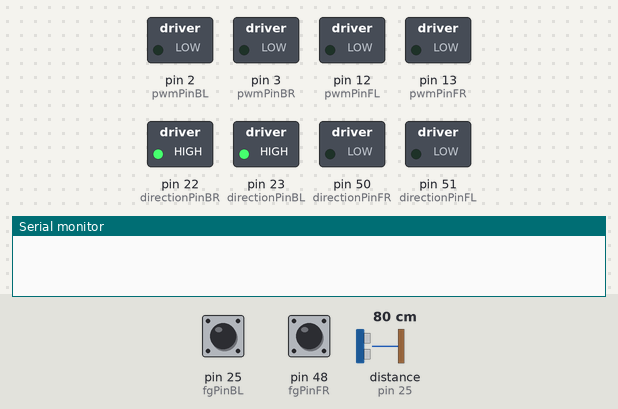
Simulated run of this sketch. Board: Arduino Mega 2560, built with avr-gcc and run on an emulated ATmega2560. Parts: switched loads named in the sketch (green lamp = pin HIGH), the last lines printed to the serial monitor. The test bench sets the inputs (shaded band); at power-on: pin 48 (fgPinFR) LOW, pin 25 (fgPinBL) LOW, distance to the obstacle (sensor on pin 25) 80 cm. The echo pulse lasts 58.3 µs per cm.

Above: at 6.2 s.
6.3 s: pin 48 (fgPinFR) pulsed HIGH 2 times (0.12 s each, 0.3 s apart)
At 9.3 s:
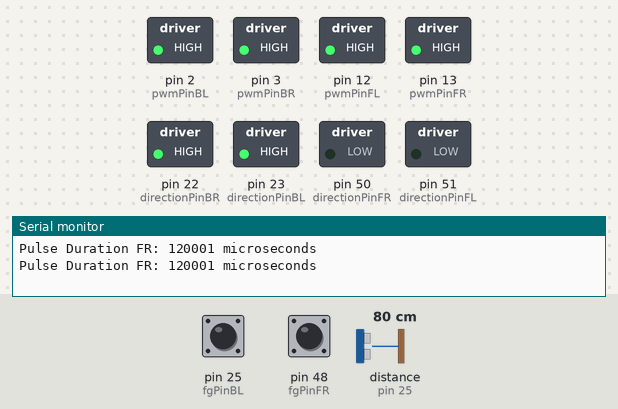
9.9 s: pin 25 (fgPinBL) pulsed HIGH 5 times (0.12 s each, 0.3 s apart)
At 22.8 s:
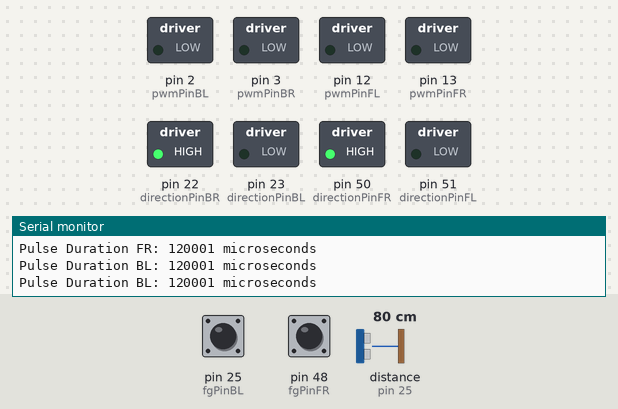
At 30.2 s:
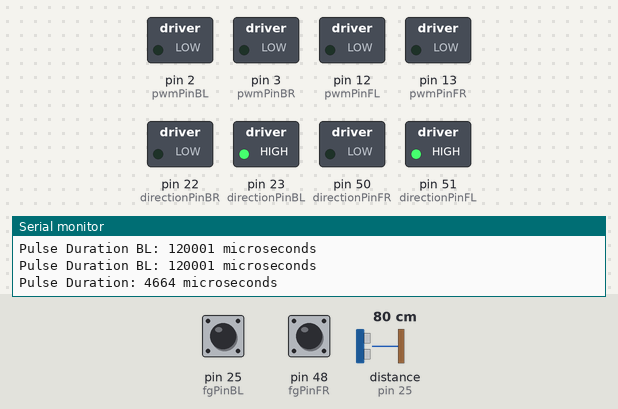
Timing chart, 0 to 30.9 s (numbered marks = the images above; inputs shaded):
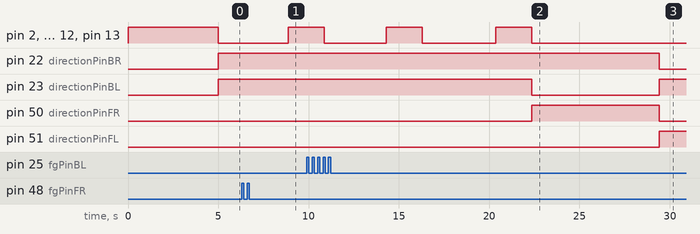

The sketch:

Wheels.ino
```cpp
//BLUE - PWM - orange
//BLACK - POWER -ve
//YELLOW - DIRECTION - purple
//GREEN - FG - grey
//RED - POWER +v


int pwmPinBL = 2;
int directionPinBL = 23;
int fgPinBL = 25;

int pwmPinBR = 3;
int directionPinBR = 22;
int fgPinBR = 24;

int pwmPinFL = 12;
int directionPinFL = 51;
int fgPinFL = 49;

int pwmPinFR = 13;
int directionPinFR = 50;
int fgPinFR = 48;

void setup() {
  // Set the direction and PWM pins as outputs
  Serial.begin(9600);

  pinMode(pwmPinBL, OUTPUT);
  pinMode(directionPinBL, OUTPUT);
  pinMode(fgPinBL, INPUT);

  pinMode(pwmPinBR, OUTPUT);
  pinMode(directionPinBR, OUTPUT);
  pinMode(fgPinBR, INPUT);

  pinMode(pwmPinFL, OUTPUT);
  pinMode(directionPinFL, OUTPUT);
  pinMode(fgPinFL, INPUT);

  pinMode(pwmPinFR, OUTPUT);
  pinMode(directionPinFR, OUTPUT);
  pinMode(fgPinFR, INPUT);

  /// Stop all motors
  analogWrite(pwmPinBR, 255);
  analogWrite(pwmPinBL, 255);
  analogWrite(pwmPinFR, 255);
  analogWrite(pwmPinFL, 255);

  delay(5000);
}

void loop() {
  right(450);
  delay(2000);
  right(70);
  delay(2000);
  right(70);
  delay(2000);
  forward(3050);
  backward(20);
  delay(5000);
  forward(400);
  delay(5000);
  }

void forward(unsigned long duration) {
  // Set all directions to forward
  digitalWrite(directionPinBL, LOW);
  digitalWrite(directionPinBR, HIGH);
  digitalWrite(directionPinFL, LOW);
  digitalWrite(directionPinFR, HIGH);

  // Drive all motors at full speed (255)
  analogWrite(pwmPinBR, 0);
  analogWrite(pwmPinBL, 0);
  analogWrite(pwmPinFR, 0);
  analogWrite(pwmPinFL, 0);

  // Measure how long the signal stays HIGH
  unsigned long pulseDurationBL = pulseIn(fgPinBL, HIGH);  // Measure HIGH pulse duration in microseconds
  // Print the measured pulse duration
  if (pulseDurationBL > 0) {
    Serial.print("Pulse Duration: ");
    Serial.print(pulseDurationBL);
    Serial.println(" microseconds");
  }
  // Measure how long the signal stays HIGH
  unsigned long pulseDurationFR = pulseIn(fgPinFR, HIGH);  // Measure HIGH pulse duration in microseconds
  // Print the measured pulse duration
  if (pulseDurationFR > 0) {
    Serial.print("Pulse Duration: ");
    Serial.print(pulseDurationFR);
    Serial.println(" microseconds");
  }
  // Measure how long the signal stays HIGH
  unsigned long pulseDurationFL = pulseIn(fgPinBL, HIGH);  // Measure HIGH pulse duration in microseconds
  // Print the measured pulse duration
  if (pulseDurationBL > 0) {
    Serial.print("Pulse Duration: ");
    Serial.print(pulseDurationBL);
    Serial.println(" microseconds");
  }
  // Measure how long the signal stays HIGH
  unsigned long pulseDurationBR = pulseIn(fgPinFR, HIGH);  // Measure HIGH pulse duration in microseconds
  // Print the measured pulse duration
  if (pulseDurationFR > 0) {
    Serial.print("Pulse Duration: ");
    Serial.print(pulseDurationFR);
    Serial.println(" microseconds");
  }

  delay(duration);

  /// Stop all motors
  analogWrite(pwmPinBR, 255);
  analogWrite(pwmPinBL, 255);
  analogWrite(pwmPinFR, 255);
  analogWrite(pwmPinFL, 255);
}

void backward(unsigned long duration) {
  // Set all directions to forward
  digitalWrite(directionPinBL, HIGH);
  digitalWrite(directionPinBR, LOW);
  digitalWrite(directionPinFL, HIGH);
  digitalWrite(directionPinFR, LOW);

  // Drive all motors at full speed (0)
  analogWrite(pwmPinBR, 0);
  analogWrite(pwmPinBL, 0);
  analogWrite(pwmPinFR, 0);
  analogWrite(pwmPinFL, 0);

  // Measure how long the signal stays HIGH
  unsigned long pulseDurationBL = pulseIn(fgPinBL, HIGH);  // Measure HIGH pulse duration in microseconds
  // Print the measured pulse duration
  if (pulseDurationBL > 0) {
    Serial.print("Pulse Duration: ");
    Serial.print(pulseDurationBL);
    Serial.println(" microseconds");
  }
  // Measure how long the signal stays HIGH
  unsigned long pulseDurationFR = pulseIn(fgPinFR, HIGH);  // Measure HIGH pulse duration in microseconds
  // Print the measured pulse duration
  if (pulseDurationFR > 0) {
    Serial.print("Pulse Duration: ");
    Serial.print(pulseDurationFR);
    Serial.println(" microseconds");
  }
  // Measure how long the signal stays HIGH
  unsigned long pulseDurationFL = pulseIn(fgPinBL, HIGH);  // Measure HIGH pulse duration in microseconds
  // Print the measured pulse duration
  if (pulseDurationBL > 0) {
    Serial.print("Pulse Duration: ");
    Serial.print(pulseDurationBL);
    Serial.println(" microseconds");
  }
  // Measure how long the signal stays HIGH
  unsigned long pulseDurationBR = pulseIn(fgPinFR, HIGH);  // Measure HIGH pulse duration in microseconds
  // Print the measured pulse duration
  if (pulseDurationFR > 0) {
    Serial.print("Pulse Duration: ");
    Serial.print(pulseDurationFR);
    Serial.println(" microseconds");
  }

  // Run for the specified duration
  delay(duration);

  // Stop all motors
  analogWrite(pwmPinBR, 255);
  analogWrite(pwmPinBL, 255);
  analogWrite(pwmPinFR, 255);
  analogWrite(pwmPinFL, 255);


}

void right(unsigned long duration) {
  // Set all directions to forward
  digitalWrite(directionPinBL, HIGH);
  digitalWrite(directionPinBR, HIGH);
  digitalWrite(directionPinFL, LOW);
  digitalWrite(directionPinFR, LOW);

  // Drive all motors at full speed (0)
  analogWrite(pwmPinBR, 0);
  analogWrite(pwmPinBL, 0);
  analogWrite(pwmPinFR, 0);
  analogWrite(pwmPinFL, 0);

  // Measure how long the signal stays HIGH
  unsigned long pulseDurationBL = pulseIn(fgPinBL, HIGH);  // Measure HIGH pulse duration in microseconds
  // Print the measured pulse duration
  if (pulseDurationBL > 0) {
    Serial.print("Pulse Duration BL: ");
    Serial.print(pulseDurationBL);
    Serial.println(" microseconds");
  }
  // Measure how long the signal stays HIGH
  unsigned long pulseDurationFR = pulseIn(fgPinFR, HIGH);  // Measure HIGH pulse duration in microseconds
  // Print the measured pulse duration
  if (pulseDurationFR > 0) {
    Serial.print("Pulse Duration FR: ");
    Serial.print(pulseDurationFR);
    Serial.println(" microseconds");
  }
  // Measure how long the signal stays HIGH
  unsigned long pulseDurationFL = pulseIn(fgPinBL, HIGH);  // Measure HIGH pulse duration in microseconds
  // Print the measured pulse duration
  if (pulseDurationBL > 0) {
    Serial.print("Pulse Duration BL: ");
    Serial.print(pulseDurationBL);
    Serial.println(" microseconds");
  }
  // Measure how long the signal stays HIGH
  unsigned long pulseDurationBR = pulseIn(fgPinFR, HIGH);  // Measure HIGH pulse duration in microseconds
  // Print the measured pulse duration
  if (pulseDurationFR > 0) {
    Serial.print("Pulse Duration FR: ");
    Serial.print(pulseDurationFR);
    Serial.println(" microseconds");
  }

  // Run for the specified duration
  delay(duration);

  // Stop all motors
  analogWrite(pwmPinBR, 255);
  analogWrite(pwmPinBL, 255);
  analogWrite(pwmPinFR, 255);
  analogWrite(pwmPinFL, 255);
}

void left(unsigned long duration) {
  // Set all directions to forward
  digitalWrite(directionPinBL, LOW);
  digitalWrite(directionPinBR, LOW);
  digitalWrite(directionPinFL, HIGH);
  digitalWrite(directionPinFR, HIGH);

  // Drive all motors at full speed (0)
  analogWrite(pwmPinBR, 0);
  analogWrite(pwmPinBL, 0);
  analogWrite(pwmPinFR, 0);
  analogWrite(pwmPinFL, 0);

  // Measure how long the signal stays HIGH
  unsigned long pulseDurationBL = pulseIn(fgPinBL, HIGH);  // Measure HIGH pulse duration in microseconds
  // Print the measured pulse duration
  if (pulseDurationBL > 0) {
    Serial.print("Pulse Duration BL: ");
    Serial.print(pulseDurationBL);
    Serial.println(" microseconds");
  }
  // Measure how long the signal stays HIGH
  unsigned long pulseDurationFR = pulseIn(fgPinFR, HIGH);  // Measure HIGH pulse duration in microseconds
  // Print the measured pulse duration
  if (pulseDurationFR > 0) {
    Serial.print("Pulse Duration FR: ");
    Serial.print(pulseDurationFR);
    Serial.println(" microseconds");
  }
  // Measure how long the signal stays HIGH
  unsigned long pulseDurationFL = pulseIn(fgPinBL, HIGH);  // Measure HIGH pulse duration in microseconds
  // Print the measured pulse duration
  if (pulseDurationBL > 0) {
    Serial.print("Pulse Duration BL: ");
    Serial.print(pulseDurationBL);
    Serial.println(" microseconds");
  }
  // Measure how long the signal stays HIGH
  unsigned long pulseDurationBR = pulseIn(fgPinFR, HIGH);  // Measure HIGH pulse duration in microseconds
  // Print the measured pulse duration
  if (pulseDurationFR > 0) {
    Serial.print("Pulse Duration BR: ");
    Serial.print(pulseDurationFR);
    Serial.println(" microseconds");
  }

  delay(duration);

  // Stop all motors
  analogWrite(pwmPinBR, 255);
  analogWrite(pwmPinBL, 255);
  analogWrite(pwmPinFR, 255);
  analogWrite(pwmPinFL, 255);
}
```

Measured:
- after the input at 6.3 s, pin 2 (pwmPinBL), pin 3 (pwmPinBR), pin 12 (pwmPinFL), pin 13 (pwmPinFR): LOW → HIGH after 2.6 s instead of 3.2 s
- after the input at 9.9 s, pin 22 (directionPinBR): HIGH → LOW after 19.5 s instead of 20.2 s; pin 51 (directionPinFL): LOW → HIGH after 19.5 s instead of 20.2 s
